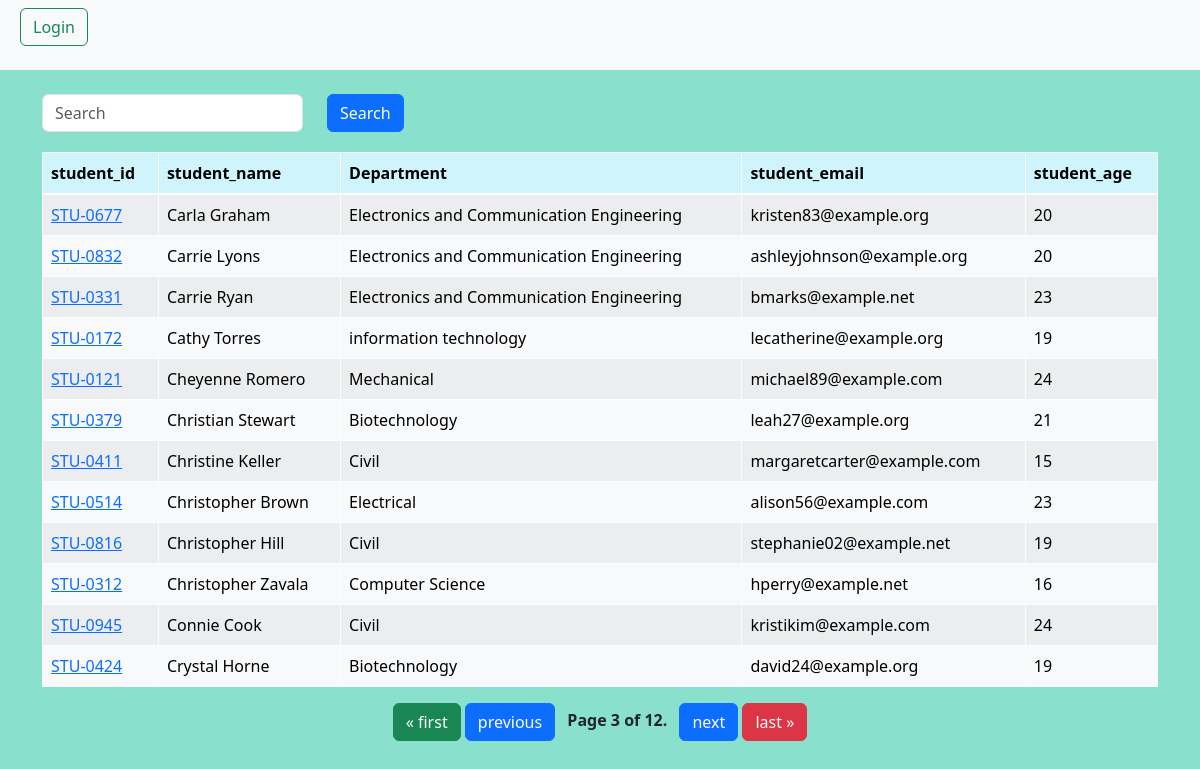
Screenshot of /students/?page=3 with the database file from the repository.
### vegi/models.py (models this page shows, shortened)
class Student(models.Model):
    department = models.ForeignKey(Department ,related_name= 'depart' , on_delete=models.CASCADE)
    student_id = models.OneToOneField( StudentID , related_name='studentid' , on_delete= models.CASCADE)
    student_name = models.CharField(max_length= 100)
    student_email = models.EmailField( unique= True)
    student_age = models.IntegerField( default=18)
    student_address = models.TextField()
    class Meta:
        ordering = ["student_name"]
        verbose_name = 'student'

class StudentID(models.Model):
    student_id = models.CharField(max_length= 100)
    def __str__(self) -> str:
        return f"{self.student_id} "

class Department(models.Model):
    department = models.CharField( max_length= 100)
    def __str__(self) -> str:
        return f" {self.department} "
    class Meta:
        ordering = ["department"]

### vegi/views.py (the view, shortened to what this page needs)
# urls.py: path('students/', get_students , name='get_students'),
def get_students(request):
    query_set = Student.objects.all()
    paginator = Paginator(query_set, 12)  # Show 25 contacts per page.
    page_number = request.GET.get("page" , 1)
    page_obj = paginator.get_page(page_number)
    context = { "page_obj" : page_obj }
    return render(request , 'report/students.html' , context )

### vegi/templates/report/students.html
{% extends "base.html" %}
{% block start %}
<div class="container my-4">
    <form class="text-center mx-auto mb-1">
        <div class="row">
            <div class="col-md-3">
                <input class="form-control" name="search" placeholder="Search">
            </div>
            <div class="col-md-1">
                <button class="btn btn-primary">Search</button>
            </div>
        </div>
    </form>
    <table class="table table-light table-striped">
        <thead class="table-info">
            <tr>
                <th scope="col">student_id</th>
                <th scope="col">student_name</th>
                <th scope="col">Department</th>
                <th scope="col">student_email</th>
                <th scope="col">student_age</th>
            </tr>
        </thead>
        <tbody class="table-group-divider">
            {% for stu in page_obj %}
            <tr>
                <td>    <a href="/marks/{{ stu.student_id }}">{{ stu.student_id }}</a>      </td>
                <td>{{ stu.student_name }}</td>
                <td>{{ stu.department }}</td>
                <td>{{ stu.student_email }}</td>
                <td>{{ stu.student_age }}</td>
            </tr>
            {% endfor %}
        </tbody>
    </table>
    <div class="pagination justify-content-center">
        <span class="step-links">
            {% if page_obj.has_previous %}
                <a href="?page=1" class="btn btn-success">&laquo; first</a>
                <a href="?page={{ page_obj.previous_page_number }}" class="btn btn-primary">previous</a>
            {% endif %}
            <span class="current mx-2 fw-bold">
                Page {{ page_obj.number }} of {{ page_obj.paginator.num_pages }}.
            </span>
            {% if page_obj.has_next %}
                <a href="?page={{ page_obj.next_page_number }}" class="btn btn-primary">next</a>
                <a href="?page={{ page_obj.paginator.num_pages }}" class="btn btn-danger">last &raquo;</a>
            {% endif %}
        </span>
    </div>
</div>
{% endblock %}

### main/templates/base.html (style rules this page uses)
.custom-background { background-color: #88e0cd; }
table { width: 80%; border-collapse: collapse; margin: 20px auto; }
th, td { border: 1px solid #ccc; padding: 8px; text-align: left; }
th { background-color: #f2f2f2; }

### rows the page displays
Student: student_id "STU-0677", student_name "Carla Graham", department "Electronics and Communication Engineering", student_email "kristen83@example.org", student_age "20"
Student: student_id "STU-0832", student_name "Carrie Lyons", department "Electronics and Communication Engineering", student_email "ashleyjohnson@example.org", student_age "20"
Student: student_id "STU-0331", student_name "Carrie Ryan", department "Electronics and Communication Engineering", student_email "bmarks@example.net", student_age "23"
Student: student_id "STU-0172", student_name "Cathy Torres", department "information technology", student_email "lecatherine@example.org", student_age "19"
Student: student_id "STU-0121", student_name "Cheyenne Romero", department "Mechanical", student_email "michael89@example.com", student_age "24"
Student: student_id "STU-0379", student_name "Christian Stewart", department "Biotechnology", student_email "leah27@example.org", student_age "21"
Student: student_id "STU-0411", student_name "Christine Keller", department "Civil", student_email "margaretcarter@example.com", student_age "15"
Student: student_id "STU-0514", student_name "Christopher Brown", department "Electrical", student_email "alison56@example.com", student_age "23"
Student: student_id "STU-0816", student_name "Christopher Hill", department "Civil", student_email "stephanie02@example.net", student_age "19"
Student: student_id "STU-0312", student_name "Christopher Zavala", department "Computer Science", student_email "hperry@example.net", student_age "16"
Student: student_id "STU-0945", student_name "Connie Cook", department "Civil", student_email "kristikim@example.com", student_age "24"
Student: student_id "STU-0424", student_name "Crystal Horne", department "Biotechnology", student_email "david24@example.org", student_age "19"

### other values shown
{{ page_obj.number }} "3"
{{ page_obj.paginator.num_pages }} "12"
